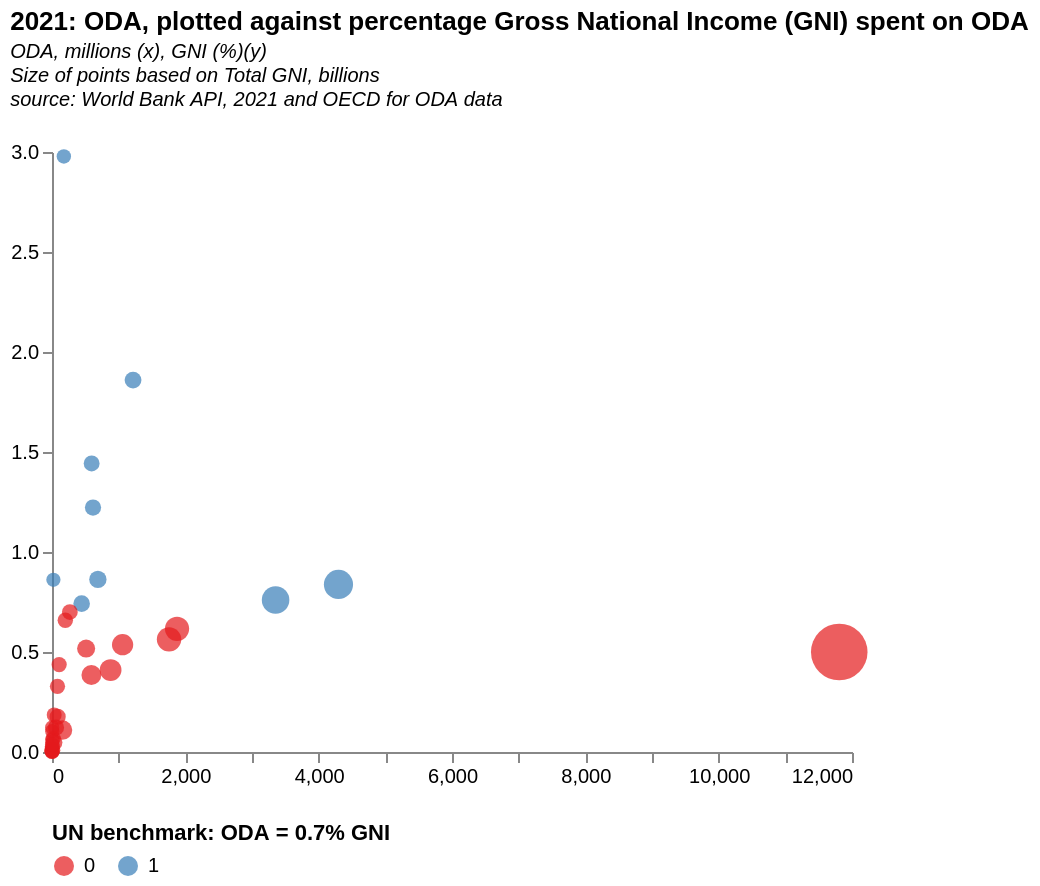

Specify this chart in Vega-Lite:
### Vega-Lite specification from a JSON file in a GitHub repository (floating-point values rounded to 4 significant figures)
{"$schema": "https://vega.github.io/schema/vega-lite/v5.json", "title": {"text": "2021: ODA, plotted against percentage Gross National Income (GNI) spent on ODA", "subtitle": ["ODA, millions (x), GNI (%)(y)", "Size of points based on Total GNI, billions", "source: World Bank API, 2021 and OECD for ODA data", ""], "subtitleFontStyle": "italic", "subtitleFontSize": 10, "anchor": "start", "color": "black"}, "config": {"background": "white", "view": {"stroke": "transparent"}}, "data": {"values": [{"Country": "Australia", "ODA_mil": "590.79", "Year": "2021", "GNI_bil": "1535.457124", "GNI_perc": "0.384764896", "UN": "0"}, {"Country": "Austria", "ODA_mil": "84.97", "Year": "2021", "GNI_bil": "482.5276501", "GNI_perc": "0.176093536", "UN": "0"}, {"Country": "Belgium", "ODA_mil": "444.68", "Year": "2021", "GNI_bil": "599.601791", "GNI_perc": "0.741625537", "UN": "1"}, {"Country": "Canada", "ODA_mil": "1058.82", "Year": "2021", "GNI_bil": "1974.180237", "GNI_perc": "0.536334008", "UN": "0"}, {"Country": "Czechia", "ODA_mil": "18.1", "Year": "2021", "GNI_bil": "269.1635363", "GNI_perc": "0.067245364", "UN": "0"}, {"Country": "Denmark", "ODA_mil": "594.53", "Year": "2021", "GNI_bil": "412.0803882", "GNI_perc": "1.442752475", "UN": "1"}, {"Country": "Finland", "ODA_mil": "199.5", "Year": "2021", "GNI_bil": "302.8962452", "GNI_perc": "0.658641377", "UN": "0"}, {"Country": "France", "ODA_mil": "1875.49", "Year": "2021", "GNI_bil": "3045.182553", "GNI_perc": "0.615887543", "UN": "0"}, {"Country": "Germany", "ODA_mil": "3353.86", "Year": "2021", "GNI_bil": "4411.027621", "GNI_perc": "0.760335298", "UN": "1"}, {"Country": "Greece", "ODA_mil": "6.04", "Year": "2021", "GNI_bil": "213.9352027", "GNI_perc": "0.028232848", "UN": "0"}, {"Country": "Hungary", "ODA_mil": "32.69", "Year": "2021", "GNI_bil": "176.1302772", "GNI_perc": "0.185601252", "UN": "0"}, {"Country": "Iceland", "ODA_mil": "20.99", "Year": "2021", "GNI_bil": "24.3772591", "GNI_perc": "0.861048402", "UN": "1"}, {"Country": "Ireland", "ODA_mil": "267.79", "Year": "2021", "GNI_bil": "382.5938278", "GNI_perc": "0.699932881", "UN": "0"}, {"Country": "Italy", "ODA_mil": "879.06", "Year": "2021", "GNI_bil": "2145.466913", "GNI_perc": "0.409728994", "UN": "0"}, {"Country": "Japan", "ODA_mil": "4297.14", "Year": "2021", "GNI_bil": "5129.301337", "GNI_perc": "0.837763219", "UN": "1"}, {"Country": "Luxembourg", "ODA_mil": "177.75", "Year": "2021", "GNI_bil": "59.6926669", "GNI_perc": "2.977752699", "UN": "1"}, {"Country": "Netherlands", "ODA_mil": "511.96", "Year": "2021", "GNI_bil": "990.138147", "GNI_perc": "0.517059161", "UN": "0"}, {"Country": "New Zealand", "ODA_mil": "107.34", "Year": "2021", "GNI_bil": "245.5884849", "GNI_perc": "0.43707261", "UN": "0"}, {"Country": "Norway", "ODA_mil": "615.1", "Year": "2021", "GNI_bil": "503.2869616", "GNI_perc": "1.222165577", "UN": "1"}, {"Country": "Poland", "ODA_mil": "30.57", "Year": "2021", "GNI_bil": "647.4833631", "GNI_perc": "0.047213568", "UN": "0"}, {"Country": "Portugal", "ODA_mil": "82.26", "Year": "2021", "GNI_bil": "250.5926904", "GNI_perc": "0.32826177", "UN": "0"}, {"Country": "Spain", "ODA_mil": "157.38", "Year": "2021", "GNI_bil": "1434.870976", "GNI_perc": "0.109682336", "UN": "0"}, {"Country": "Sweden", "ODA_mil": "1215.79", "Year": "2021", "GNI_bil": "653.8693379", "GNI_perc": "1.8593776", "UN": "1"}, {"Country": "Switzerland", "ODA_mil": "688.28", "Year": "2021", "GNI_bil": "797.4645987", "GNI_perc": "0.863085335", "UN": "1"}, {"Country": "United Kingdom", "ODA_mil": "1755.67", "Year": "2021", "GNI_bil": "3117.696729", "GNI_perc": "0.563130462", "UN": "0"}, {"Country": "United States", "ODA_mil": "11808.75", "Year": "2021", "GNI_bil": "23617.113", "GNI_perc": "0.500008193", "UN": "0"}, {"Country": "Cyprus", "ODA_mil": "0.1", "Year": "2021", "GNI_bil": "26.00785684", "GNI_perc": "0.003844992", "UN": "0"}, {"Country": "Estonia", "ODA_mil": "3.79", "Year": "2021", "GNI_bil": "36.54596594", "GNI_perc": "0.103705016", "UN": "0"}, {"Country": "Israel", "ODA_mil": "4.19", "Year": "2021", "GNI_bil": "481.1642862", "GNI_perc": "0.008708044", "UN": "0"}, {"Country": "Latvia", "ODA_mil": "0.02", "Year": "2021", "GNI_bil": "39.1193522", "GNI_perc": "0.000511256", "UN": "0"}, {"Country": "Lithuania", "ODA_mil": "0.77", "Year": "2021", "GNI_bil": "63.88701886", "GNI_perc": "0.012052527", "UN": "0"}, {"Country": "Romania", "ODA_mil": "0.96", "Year": "2021", "GNI_bil": "279.2894523", "GNI_perc": "0.003437294", "UN": "0"}, {"Country": "Slovenia", "ODA_mil": "3.64", "Year": "2021", "GNI_bil": "60.87739422", "GNI_perc": "0.05979231", "UN": "0"}, {"Country": "Thailand", "ODA_mil": "59.84", "Year": "2021", "GNI_bil": "488.5459595", "GNI_perc": "0.122485917", "UN": "0"}, {"Country": "Bulgaria", "ODA_mil": "2.99", "Year": "2021", "GNI_bil": "81.86486455", "GNI_perc": "0.036523605", "UN": "0"}, {"Country": "Malta", "ODA_mil": "1.99", "Year": "2021", "GNI_bil": "16.21624009", "GNI_perc": "0.122716486", "UN": "0"}]}, "mark": {"type": "circle", "color": "red", "opacity": 0.7}, "height": 300, "width": 400, "encoding": {"x": {"field": "ODA_mil", "type": "quantitative", "scale": {"domain": [0, 12000]}, "axis": {"grid": false}, "title": null}, "y": {"field": "GNI_perc", "type": "quantitative", "scale": {"domain": [0, 3]}, "axis": {"grid": false}, "title": null}, "color": {"field": "UN", "type": "ordinal", "scale": {"scheme": "set1"}, "legend": {"orient": "bottom"}, "title": "UN benchmark: ODA = 0.7% GNI "}, "size": {"field": "GNI_bil", "type": "quantitative", "title": "Prison Rate", "scale": {"range": [50, 800]}, "legend": null}, "tooltip": [{"field": "Country", "type": "ordinal", "title": "Country"}, {"field": "GNI_perc", "type": "quantitative", "title": "Percent of GNI", "format": ".2f"}, {"field": "ODA_mil", "type": "quantitative", "title": "ODA, millions", "format": ".0f"}, {"field": "GNI_bil", "type": "quantitative", "title": "GNI", "format": ".0f"}]}}
